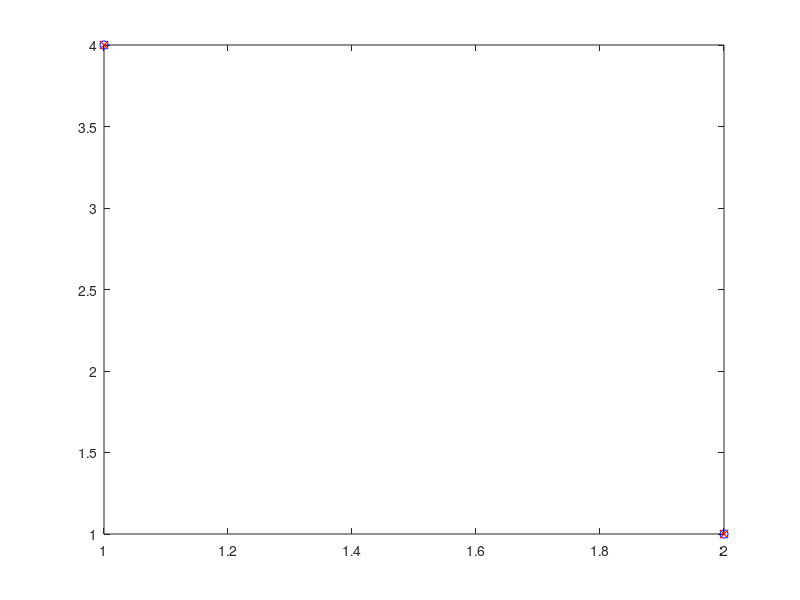

Here is the MATLAB script that generated this plot: (Note: this script raises an error after producing the figure.)
%%% Example program to illustrate the fft and ifft functions.

% This also utilize the gen_sin_amplitude_phase.m to generate the wave
% functions which are then summed up to get back to the orignial function.

% Plotting colours and markers:
% blue circle - the input (X vector)
% red cross - the fft()->ifft() output [should be same as the blue 'o']
% green lines - each of the contributing sine wave.
% black line - the 'sum' of the green lines, this line should pass the 
%              blue circle (and the red x).


clear all;
close all;


% fft and ifft

% Define an arbitrary vector.
% A set of 'interesting functions'
%X = [-100 -100 -100 -100 -100 100 100 100 100 100]
%X = [0 1]
%X = [-5 -4 -3 -2 -1 0 1 2 3 4 5 -5 -4 -3 -2 -1 0 -1 -2 -3 -4 -5]
%X = [0 1 2 3 0]
X = [4 1]

% Compute the Fast Fourier Transform (FFT).
x = fft(X);

clf;
% Plot the aribtrary vector.
plot(X, 'bo');

% Plot the inverse fft.
hold on
plot(ifft(x), 'rx');

% Write on screen
disp('Original vector X');
X
disp('ifft(x)')
ifft(x)
disp('The FFT of X:')
x

% Complex numbers here?!?!?
% We need two properties, the amplitude the phase(!) [remember the
% interactive.m example.]
% Hint : The complex number is *just* another way of writing the 'polar 
% coordinate' or the 'equation of a circle' *absolutely nothing else what
% so ever*. This way of writing is called the Euler formula.
% e^(-i*theta) = cos(theta) + i*sin(theta).

% This is how we compute the phase and amplitude:
phases = atan2(imag(x),real(x))
amplitudes = sqrt(real(x).*real(x)+imag(x).*imag(x))

nb_points = size(X,2);

% This variable is only to set the number of visualization points (can be
% nb_points or a very high number to illustrate the sinus waves better).
% If you put it to a number which is low for example nb_points +2 the 
% the computation will be  done at the wrong coordinates and the 
% computation will be wrong.
% Mulitplication of the nb_points with a natural number (1,2,3,4,...) is 
% prefectly fine. Why is that?
%nb_points_vis = nb_points; % OK
%nb_points_vis = nb_points + 2; % BAD
nb_points_vis = nb_points * 20; % OK
%nb_points_vis = 1000; % OK unless the nb_points is large > 100. 

f = zeros(1, nb_points_vis);
X
% How can we compute this using our gen_sin_amplitude_phase.m utility?

% In this utility we use angle = w*theta as the input.
% Need to compute the w - omega, the frequency. In fft the angle are 
% computed as :
% theta = 2 * pi * (j-1)*(k-1) / n
% where n is the nb_points, j is the index to the 'sin' wave, and k is the
% index to the point. To compute w (omega) from this we need to consider
% the start and stop angles, (start angle = % 0, stop angle = pi). 
% Note that we also get all the points for the same wave number
% at once (that's why k-1 is replaced by (nb_points-1)/(stop-start).
% This is the equation we will get putting it together:
% w = 2*(i-1)*(nb_points-1)/nb_points;

for i=1:nb_points
    scale = 1/nb_points;

    % For a reference, this is how the inverse discrete fourier transform
    % (idft) is computed:
    %     theta = 2 * pi * (j-1)*(k-1) / n;
    %     X(j) = X(j) + 1/n * Y(k) * (cos(theta) + i*sin(theta));

    w = 2*(i-1)*(nb_points-1)/nb_points;
         
    [y angles] = gen_sin_amplitude_phase(w, amplitudes(i), phases(i)+pi/2, 0, pi, nb_points_vis);
    y = y*scale;
    % Need to plot in the same x coord system as the previous one. First
    % point in coord 1, second in coord 2 etc. This conversion is needed in 
    % case:
    % nb_points_vis != nb_points.
    plot_x_coordinates = angles ./ pi * (nb_points-1) + 1;
    
    hold on
    plot(plot_x_coordinates, y, 'g-');
    f = f + y;
end

plot(plot_x_coordinates, f, 'k-');
